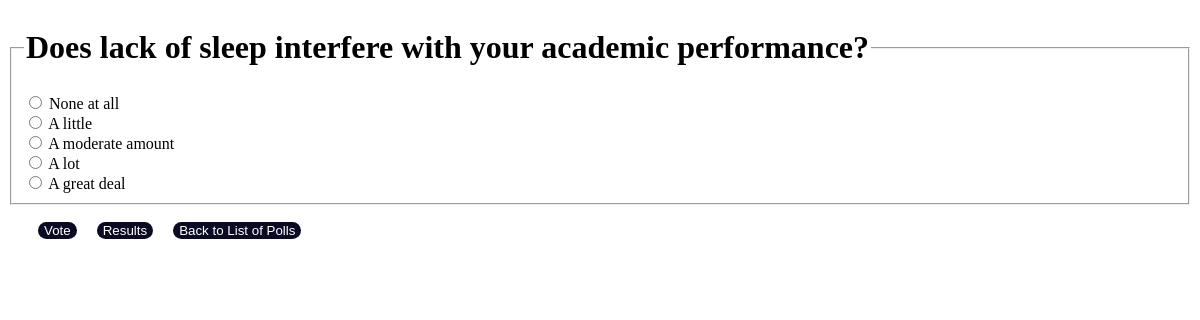
The page /polls/3/ (signed in) on the database its author committed.
### polls/models.py (models this page shows, shortened)
class Question(models.Model):
    question_text = models.CharField(max_length=200)
    pub_date = models.DateTimeField('date published')
    end_date = models.DateTimeField('date ended', null=True, blank=True)
    def is_published(self) -> bool:
        now = timezone.localtime()
        return now >= self.pub_date
    def can_vote(self) -> bool:
        now = timezone.localtime()
        return (
            self.is_published() and now <= self.end_date
            if self.end_date
            else self.is_published()
        )

class Choice(models.Model):
    question = models.ForeignKey(Question, on_delete=models.CASCADE)
    choice_text = models.CharField(max_length=200)

### polls/views.py (the view, shortened to what this page needs)
# urls.py: path('<int:pk>/', views.DetailView.as_view(), name='detail'),
class DetailView(generic.DetailView):
    model = Question
    template_name = 'polls/detail.html'
    def get(self, request, *args, **kwargs):
        user = request.user
        self.question = None
        try:
            self.question = get_object_or_404(Question, pk=kwargs['pk'])
        except Http404:
            messages.error(request, 'No such question.')
            return HttpResponseRedirect(reverse('polls:index'))
        else:
            if not self.question.is_published():
                messages.error(request, 'That given question is not published yet.')
                return HttpResponseRedirect(reverse('polls:index'))
            if not self.question.can_vote():
                messages.error(request, 'This question is closed.')
                return HttpResponseRedirect(reverse('polls:results', args=(self.question.id,)))
            selected_choice_info = ''
            if not user.is_anonymous:
                try:
                    vote_object = Vote.objects.get(user=user, choice__in=self.question.choice_set.all())
                    selected_choice_info = vote_object.choice.choice_text
                except Vote.DoesNotExist:
                    selected_choice_info = ''
                return render(request, 'polls/detail.html',
                              {'question': self.question, 'check_info': selected_choice_info})
            return render(request, 'polls/detail.html',
                          {'question': self.question, 'check_info': selected_choice_info})

### polls/templates/polls/detail.html (shortened to what this page needs)
{% load static %}
<link rel="stylesheet" href="{% static 'polls/style.css' %}">
<form action="{% url 'polls:vote' question.id %}" method="post">
<fieldset>
    <legend><h1>{{ question.question_text }}</h1></legend>
    {% for choice in question.choice_set.all %}
        {% if choice.choice_text == check_info %}
            <input type="radio" name="choice" id="selected" value="{{ choice.id }}" checked>
            <label for="choice{{ forloop.counter }}">{{ choice.choice_text }}</label><br>
        {% else %}
            <input type="radio" name="choice" id="choice{{ forloop.counter }}" value="{{ choice.id }}">
            <label for="choice{{ forloop.counter }}">{{ choice.choice_text }}</label><br>
        {% endif %}
    {% endfor %}
</fieldset>
{% if user.is_anonymous %}
    <p style="text-indent: 30px"><a href="{% url 'login'%}?next={{request.path}}">
    <button type="button">{{"Vote"}}</button></a>&emsp;
{% else %}
    <p style="text-indent: 30px"><input type="submit" value="Vote">&emsp;
{% endif %}
<td><a href="{% url 'polls:results' question.id %}">
    <button type="button">{{"Results"}}</button></a></td>&emsp;
<a href="{% url 'polls:index' %}"><button type="button">{{"Back to List of Polls"}}</button>
</a>
</form>

### polls/static/polls/style.css (style rules this page uses)
button { background-color:#0a0a23; color: #fff; border:none; border-radius:15px; text-align: center; }
input { background-color:#0a0a23; color: #fff; border:none; border-radius:15px; }

### rows shown on the page
Question: question_text "Does lack of sleep interfere with your academic performance?"
Choice: choice_text "None at all"
Choice: choice_text "A little"
Choice: choice_text "A moderate amount"
Choice: choice_text "A lot"
Choice: choice_text "A great deal"

### other values the page prints
{{ "Results" }} "Results"
{{ "Back to List of Polls" }} "Back to List of Polls"
